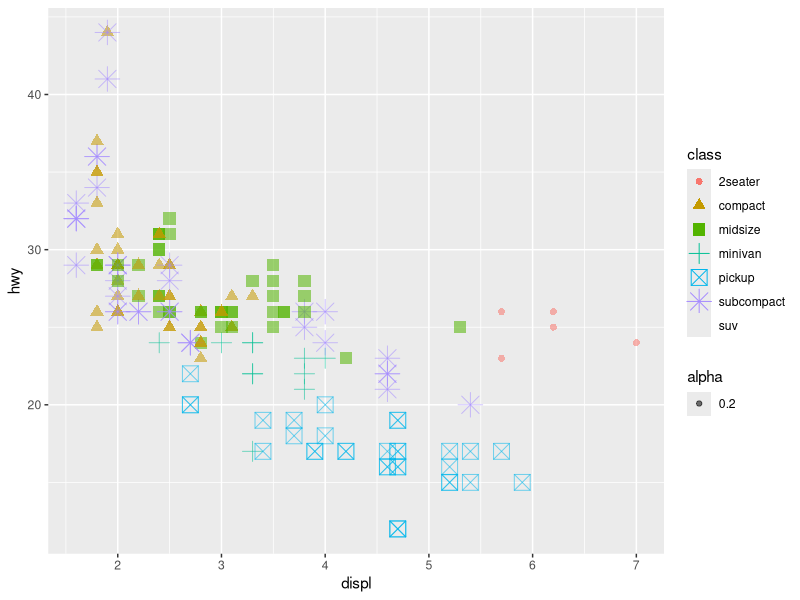
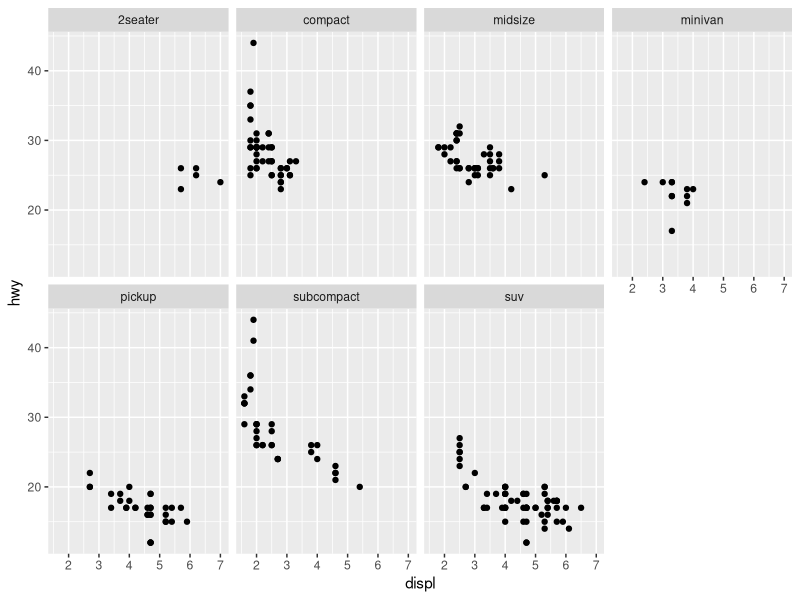

Recreate these plots in R, in order.
#----------------------------------------------------------------
# 시각화 관련 패키지
# ggplot, tidyverse
#----------------------------------------------------------------
#install.packages("tidyverse")
library(tidyverse)

library(ggplot2)


#----------------------------------------------------------------
# 시각화 실습
#----------------------------------------------------------------
# 내장 데이터 셋 mpg
str(mpg)
mpg

colnames(mpg)
# mpg데이터 시각화 => 그래프---------------------------------------
# ggplot() : plot 객체 초기화
# geom_point(): 데이터 표시해주는 함수
#               - x,y 좌표설정
#               - color 포인트 색상
#               - size 포인트 크기
#               - alpha 포인트 투명도
ggplot(data=mpg) + 
geom_point(mapping = aes(x=displ, y=hwy,color=class, size=class, alpha=0.2, shape=class))

# 제공되는 색상------------------------------------------------------
colors()[1:10]

# 화면 분할 후 그래프 출력--------------------------------------------
mpgPlot<-ggplot(data=mpg)
mpgPlot+geom_point(mapping = aes(x=displ,y=hwy))+facet_wrap(~class, nrow = 2)













